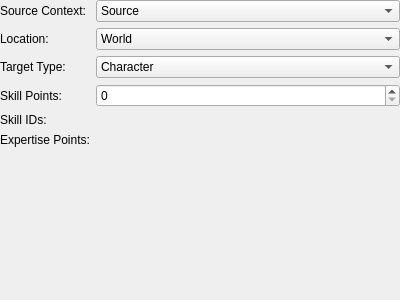
<?xml version="1.0" encoding="UTF-8"?>
<ui version="4.0">
 <class>ActionGrantSkills</class>
 <widget class="QWidget" name="ActionGrantSkills">
  <property name="geometry">
   <rect>
    <x>0</x>
    <y>0</y>
    <width>400</width>
    <height>300</height>
   </rect>
  </property>
  <layout class="QVBoxLayout" name="verticalLayout">
   <property name="margin">
    <number>0</number>
   </property>
   <item>
    <layout class="QFormLayout" name="formLayout">
     <property name="fieldGrowthPolicy">
      <enum>QFormLayout::AllNonFixedFieldsGrow</enum>
     </property>
     <item row="0" column="0">
      <widget class="QLabel" name="label_2">
       <property name="text">
        <string>Source Context:</string>
       </property>
      </widget>
     </item>
     <item row="0" column="1">
      <widget class="QComboBox" name="sourceContext">
       <item>
        <property name="text">
         <string>Source</string>
        </property>
       </item>
       <item>
        <property name="text">
         <string>Party</string>
        </property>
       </item>
       <item>
        <property name="text">
         <string>All</string>
        </property>
       </item>
      </widget>
     </item>
     <item row="1" column="0">
      <widget class="QLabel" name="label_3">
       <property name="text">
        <string>Location:</string>
       </property>
      </widget>
     </item>
     <item row="1" column="1">
      <widget class="QComboBox" name="location">
       <item>
        <property name="text">
         <string>World</string>
        </property>
       </item>
       <item>
        <property name="text">
         <string>Channel</string>
        </property>
       </item>
       <item>
        <property name="text">
         <string>Instance</string>
        </property>
       </item>
       <item>
        <property name="text">
         <string>Zone</string>
        </property>
       </item>
      </widget>
     </item>
     <item row="3" column="0">
      <widget class="QLabel" name="label">
       <property name="text">
        <string>Skill Points:</string>
       </property>
      </widget>
     </item>
     <item row="3" column="1">
      <widget class="QSpinBox" name="skillPoints">
       <property name="maximum">
        <number>65535</number>
       </property>
      </widget>
     </item>
     <item row="5" column="0">
      <widget class="QLabel" name="label_7">
       <property name="text">
        <string>Expertise Points:</string>
       </property>
      </widget>
     </item>
     <item row="5" column="1">
      <widget class="ActionMap" name="expertisePoints" native="true"/>
     </item>
     <item row="4" column="0">
      <widget class="QLabel" name="label_4">
       <property name="text">
        <string>Skill IDs:</string>
       </property>
      </widget>
     </item>
     <item row="4" column="1">
      <widget class="ActionIDs" name="skillIDs" native="true"/>
     </item>
     <item row="2" column="0">
      <widget class="QLabel" name="label_6">
       <property name="text">
        <string>Target Type:</string>
       </property>
      </widget>
     </item>
     <item row="2" column="1">
      <widget class="QComboBox" name="targetType">
       <item>
        <property name="text">
         <string>Character</string>
        </property>
       </item>
       <item>
        <property name="text">
         <string>Partner</string>
        </property>
       </item>
      </widget>
     </item>
    </layout>
   </item>
  </layout>
 </widget>
 <customwidgets>
  <customwidget>
   <class>ActionMap</class>
   <extends>QWidget</extends>
   <header>ActionMap.h</header>
   <container>1</container>
  </customwidget>
  <customwidget>
   <class>ActionIDs</class>
   <extends>QWidget</extends>
   <header>ActionIDs.h</header>
   <container>1</container>
  </customwidget>
 </customwidgets>
 <resources/>
 <connections/>
</ui>
